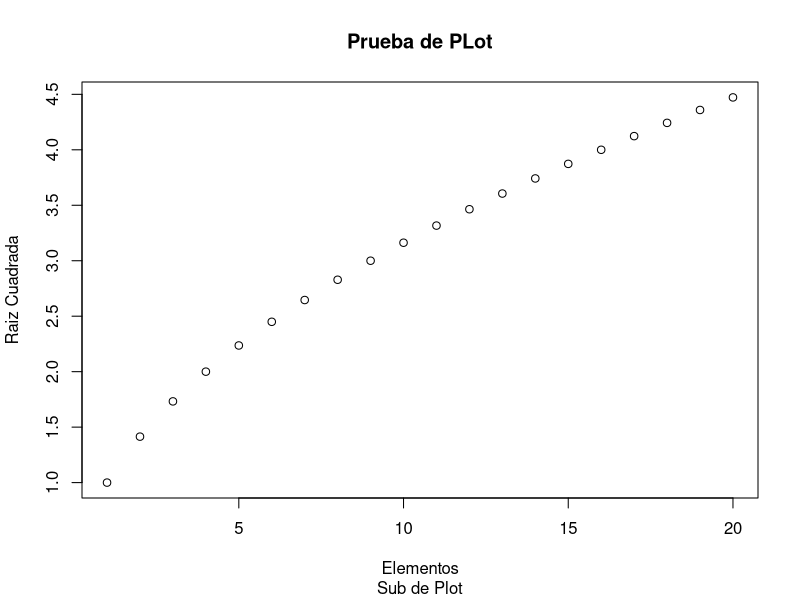
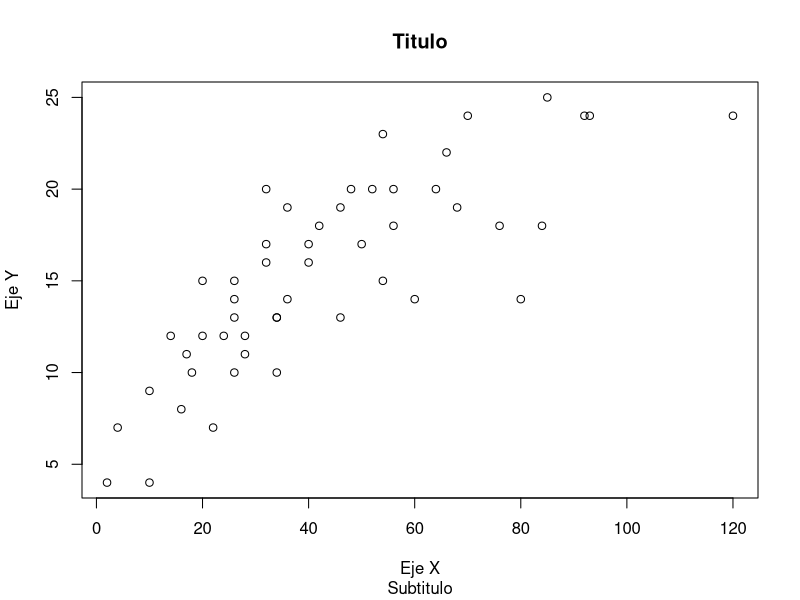
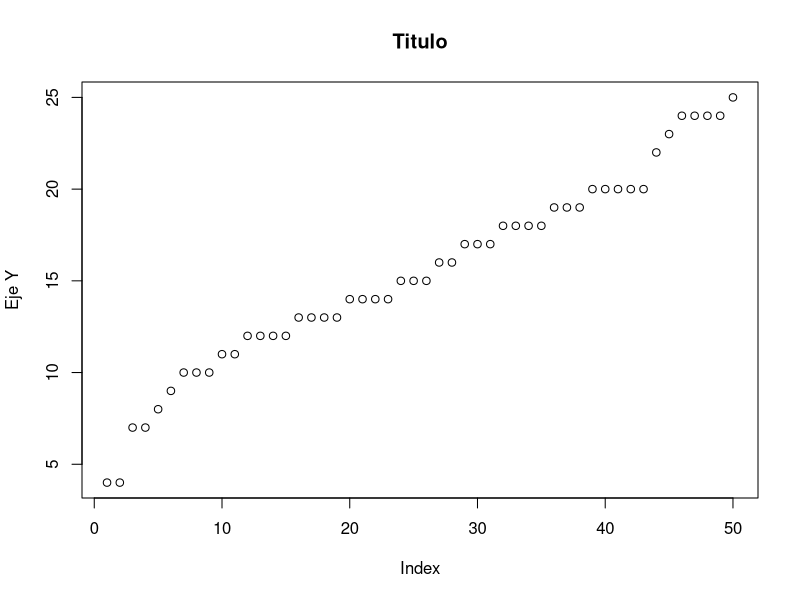
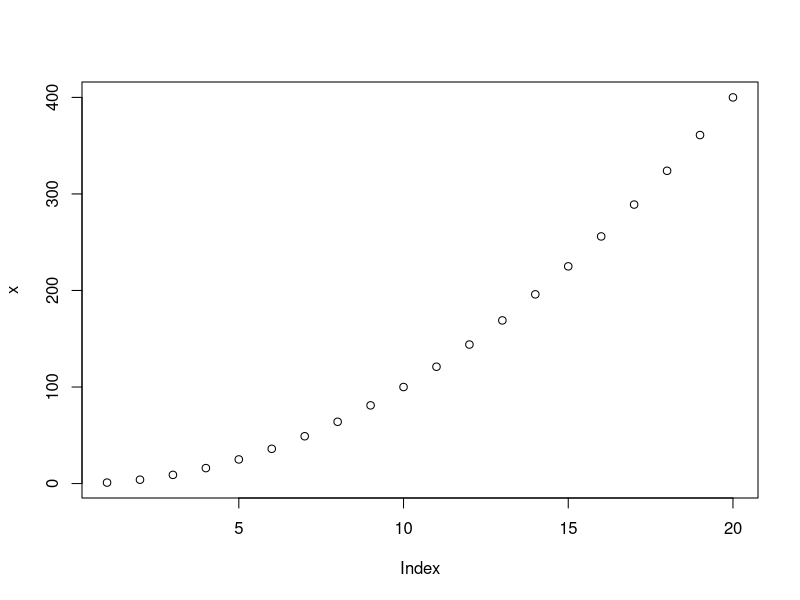
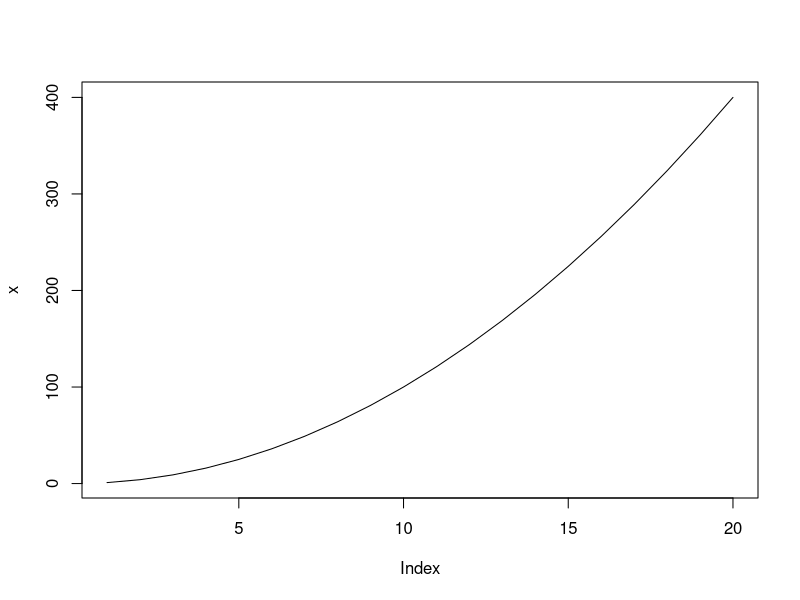
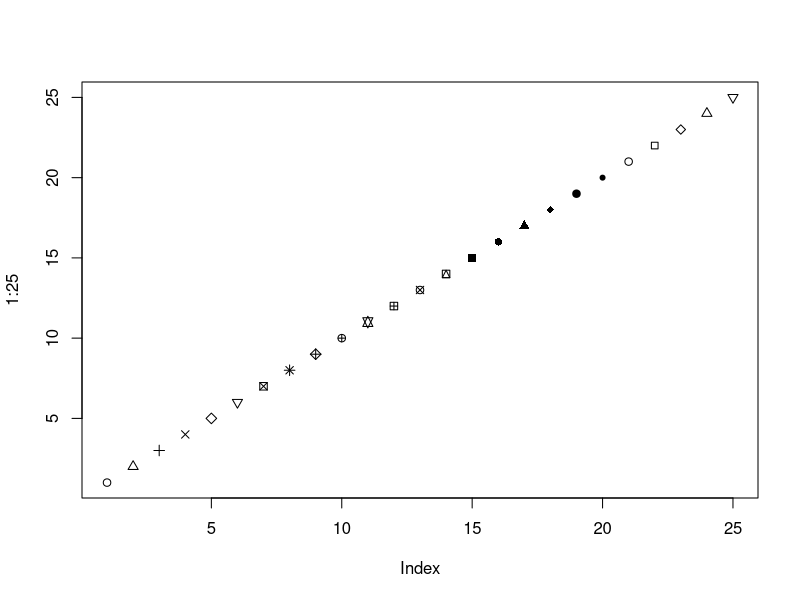

Reproduce these figures in R, in order.
plot(sqrt(1:20),xlab="Elementos",ylab="Raiz Cuadrada",main="Prueba de PLot",sub="Sub de Plot")

data(cars)
attach(cars)
plot(x=dist,y=speed,main="Titulo",sub="Subtitulo",xlab="Eje X",ylab="Eje Y")

plot(speed,main="Titulo",ylab="Eje Y")

x<-c(1:20)^2
plot(x,type="p")
plot(x,type="l")
plot(1:25,type="p",pch=1:25)